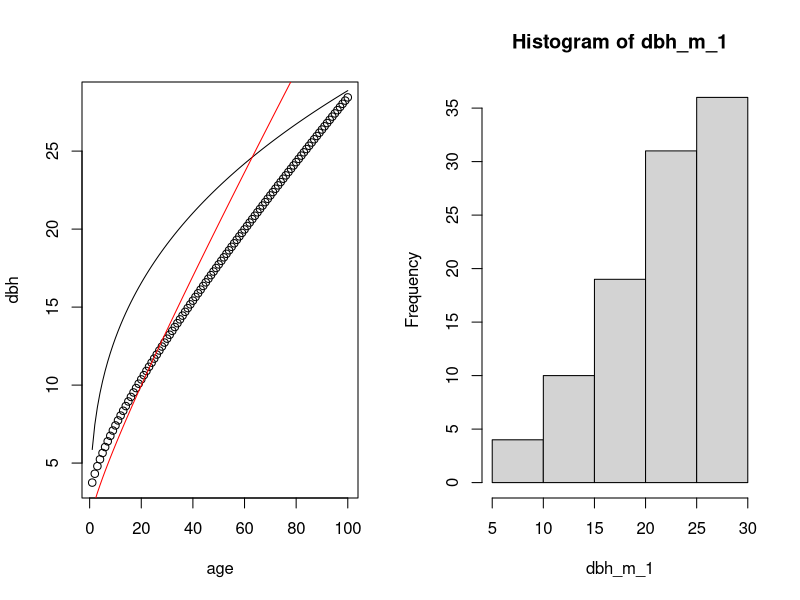
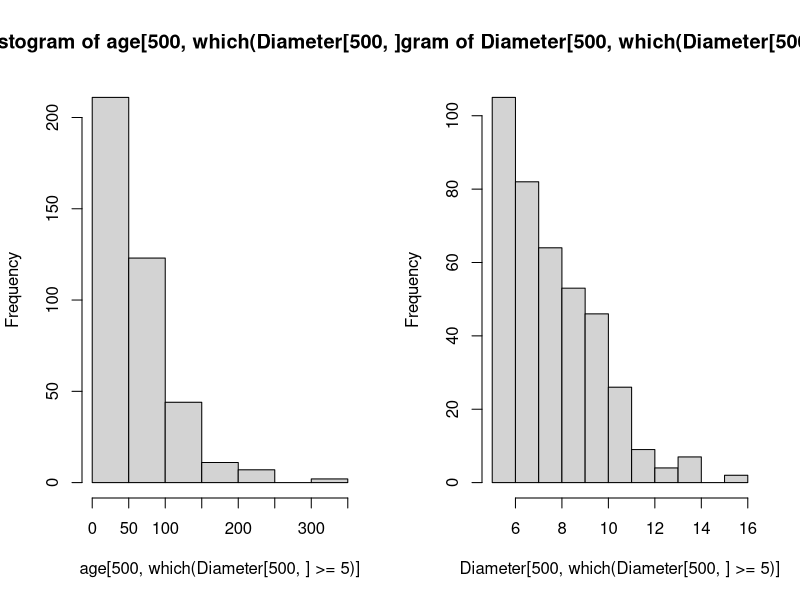
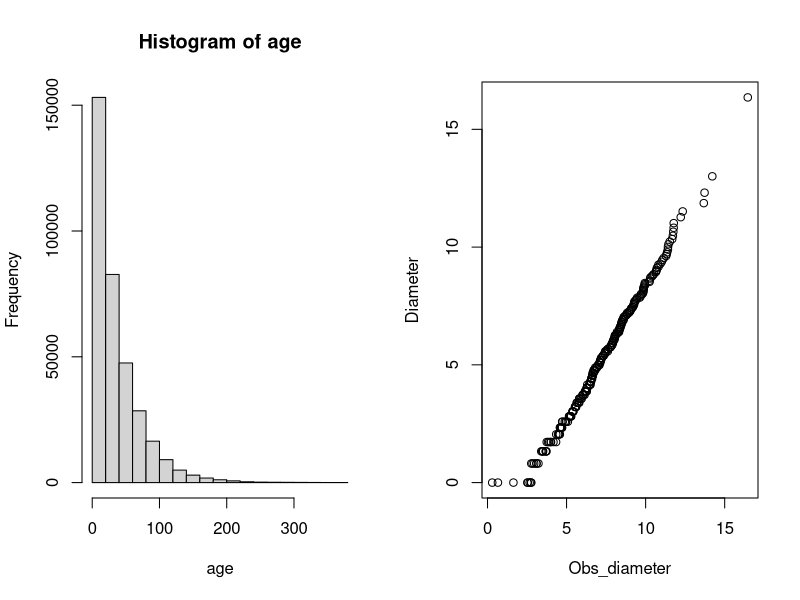
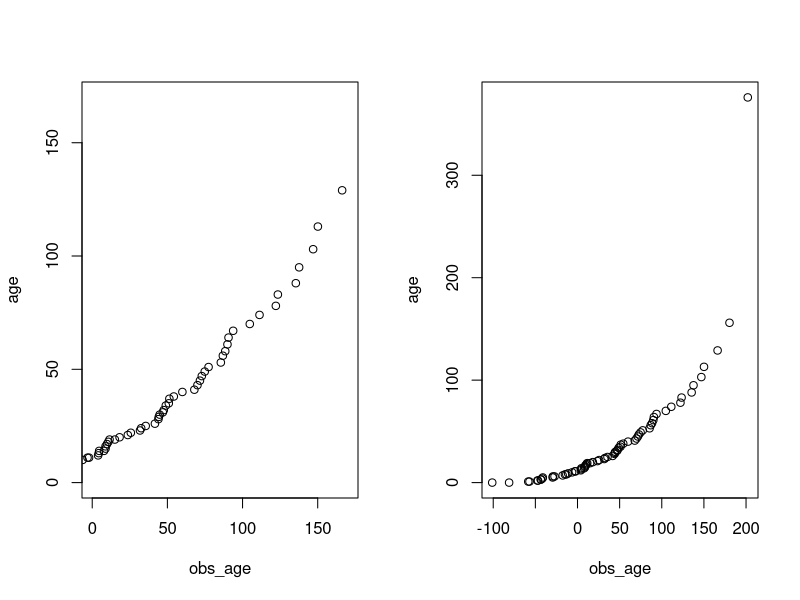

Write the R code that produced these figures, in order. (Note: this script raises an error after producing the figures.)
age<-seq(1,100,1)

par(mfrow=c (1,2))

dbh <- (0.384*sqrt((age+ 0.375))+ 1.486)^2
plot(dbh~age)


dbh_m<-(10^(.381+(.0012*25)+(.346*log10(age)+(-.0069*log10(60)+(-.0001*350)))))*2.54
lines(age,dbh_m)

dbh_2<-(0.523*sqrt((age +0.375)) + 0.798)^2
lines(age,dbh_2, col="red")

#sitetree<-mutate(sitetree, SOILGRIDS_C_AVG=((Soilgrids_C_0.5/10)*(1/3))+((Soilgrids_C_5.15/10)*(2/3)))
C_avg<-(506.48/10)*(1/3)+((184.81/10)*(2/3))

#sitetree<-mutate(sitetree, SOILGRIDS_N_AVG=((Soilgrids_N_0.5/100)*(1/3))+((Soilgrids_N_5.15/100)*(2/3)))                 
N_AVG<-(1347.68/100)*(1/3)+((638.51/100)*(2/3))                 

#sitetree<-mutate(sitetree, SOILGRIDS_CN=SOILGRIDS_C_AVG/SOILGRIDS_N_AVG)  
CN<-C_avg/N_AVG 

CN_SCALE<-(CN*6.045)+19.775

dbh_m_1<-(10^(.381+(.0012*20.05)+(.346*log10(age)+(-.0069*log10(CN_SCALE)+(-.0001*266.82)))))*2.54

hist(dbh_m_1)


rm(list=ls())

age<-matrix(0, nrow=500, ncol=700)
Diameter<-matrix(0, nrow=500, ncol=700)
TASB<-matrix(0, nrow = 500, ncol = 700)

for (j in 1:700){
  
  for (i in 2:500){
    age[i,j]<-age[i-1,j]+1
    growth<-(10^(.381+.0012*22-.0001*250))*(.346*age[i,j]^(-.654))*60^(-.0069)
    #  M<-rbinom(1,1,0.0083*age[i,j])
    # M<-rbinom(1,1,min(0.4,(1/(1+exp(-0.05+0.2*Diameter[i-1,j])))))
    #M<-rbinom(1,1,(1/(1+exp(-0.05+0.2*Diameter[i-1,j])))/8)
    
    
    
    if (Diameter[i,j]<=3.94){ M<- rbinom(1,1,(.2/8))}
    else if (Diameter[i,j]>3.94 & Diameter[i,j]<=7.97){M<-rbinom(1,1,(.15/8))}
    else if (Diameter[i,j]>7.97 & Diameter[i,j]<=11.81){M<-rbinom(1,1,(.1/8))}
    else if (Diameter[i,j]>11.81 & Diameter[i,j]<=15.75){M<-rbinom(1,1,(.09/8))}
    else if (Diameter[i,j]>15.75){M<-rbinom(1,1,(0.08/8))}
    
    #else {M<-rbinom(1,1,(1/(1+exp(-0.05+0.2*Diameter[i-1,j])))/8)}
    #if (7.97<Diameter<=11.81){M<- rbinom(1,1,(.15/8))},
    #if (11.81<Diameter<=15.75){M<- rbinom(1,1,(.1/8))},
    
    Diameter[i,j]<-Diameter[i-1,j]+growth-M*(Diameter[i-1,j]+growth)
    
    TASB [i,j]<-0.0578*(Diameter[i,j]^2.41)*(age[i,j]^.204)
    
    if (M==1){
      age[i,j]<-0
    }
  }}

hist(age[500,which(Diameter[500,]>=5)])
hist(Diameter[500,which(Diameter[500,]>=5)])
hist(age)


Obs_diameter<-rnorm(264, mean=7.5, sd=2.67)
qqplot(Obs_diameter, Diameter)


obs_age<-rnorm(70, mean=27, sd=61)
qqplot(obs_age, age, xlim=c(0,170), ylim=c(0,170))
qqplot(obs_age, age)
mean(age)
max(age)
qqplot(trunc_obs_age, age)


hist(log(age[500,which(Diameter[500,]>=5)]))
hist(Diameter[500,which(Diameter[500,]>=5)])

library(truncnorm)
trunc_obs_age<-rtruncnorm(n=70, a=0, b=72, mean=27, sd=61)
hist(obs_age)
hist(trunc_obs_age)
hist(age)
hist(Diameter)
hist(Obs_diameter)

log_mean<-2*log(27)-0.5*log((61^2)+(27^2))
log_sd<-sqrt(-2*log(27)+log((61^2)+(27^2)))
log_obs_age<-rnorm(500, log_mean, log_sd)
hist(exp(log_obs_age))
hist(log_obs_age)                   
trunc<-rtruncnorm(n=200, a=log(10), b=log(72), mean= log_mean, sd=log_sd)
hist(trunc)
